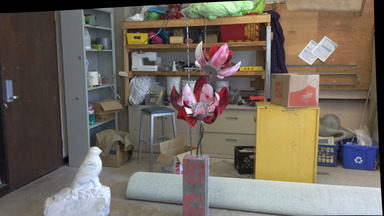
#> input picture Coding_assignments/Disparity Algorithm/data/artroom/im1.jpg, 384 x 216 px, found by its file name
$ python test.py
#> lines starting #> are read from the running program, lines starting #| are printed output that depends on the picture
import cv2 as cv
import numpy as np
import matplotlib.pyplot as plt

# Load stereo images in grayscale
img1=cv.imread(r"D:\Journey\CV\Coding_assignments\Disparity Algorithm\data\artroom\im1.jpg",cv.IMREAD_GRAYSCALE)
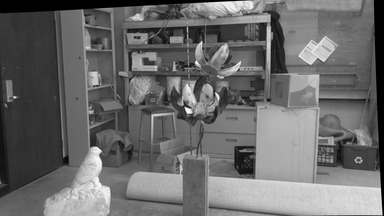
#> img1: shape (216, 384); min 0, max 255, mean 106.3
img2=cv.imread(r"D:\Journey\CV\Coding_assignments\Disparity Algorithm\data\artroom\im2.jpg",cv.IMREAD_GRAYSCALE)
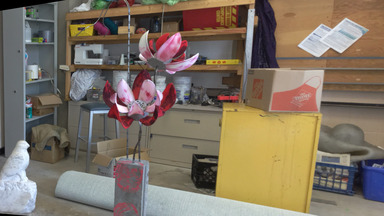
#> input picture Coding_assignments/Disparity Algorithm/data/artroom/im2.jpg, 384 x 216 px, found by its file name
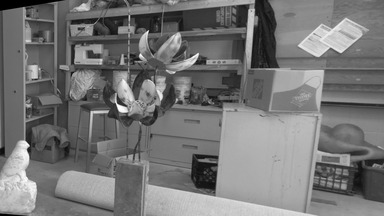
#> img2: shape (216, 384); min 0, max 255, mean 117.1

# Ensure images are the same size
if img1.shape != img2.shape:
    raise ValueError("Input images must have the same dimensions")

# Create StereoSGBM object with specific parameters
numDisparities = 16  # Must be a multiple of 16
blockSize = 5  # Odd number

sgbm = cv.StereoSGBM_create(
    minDisparity=0,
    numDisparities=numDisparities,
    blockSize=blockSize,
    P1=8 * 3 * blockSize**2,
    P2=32 * 3 * blockSize**2,
    disp12MaxDiff=1,
    uniquenessRatio=10,
    speckleWindowSize=100,
    speckleRange=32
)

# Compute the disparity map
disparity = sgbm.compute(img1, img2)
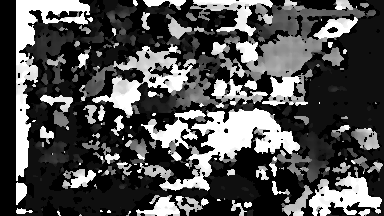
#> disparity: shape (216, 384) int16; min -16, max 240, mean 65.1; drawn with min black and max white

# Normalize the disparity map to the range [0, 255] for better visualization
disparity_normalized = cv.normalize(disparity, None, 0, 255, cv.NORM_MINMAX)
disparity_normalized = np.uint8(disparity_normalized)

# Save the normalized disparity map
cv.imwrite("disparity_sgbm.png", disparity_normalized)

# Display the disparity map with Matplotlib
plt.figure(figsize=(10, 8))
plt.imshow(disparity_normalized, cmap='jet')
plt.colorbar(label='Disparity Value')  # Add a colorbar to show the mapping
plt.title('Disparity Map with Jet Colormap (SGM)')
plt.show()
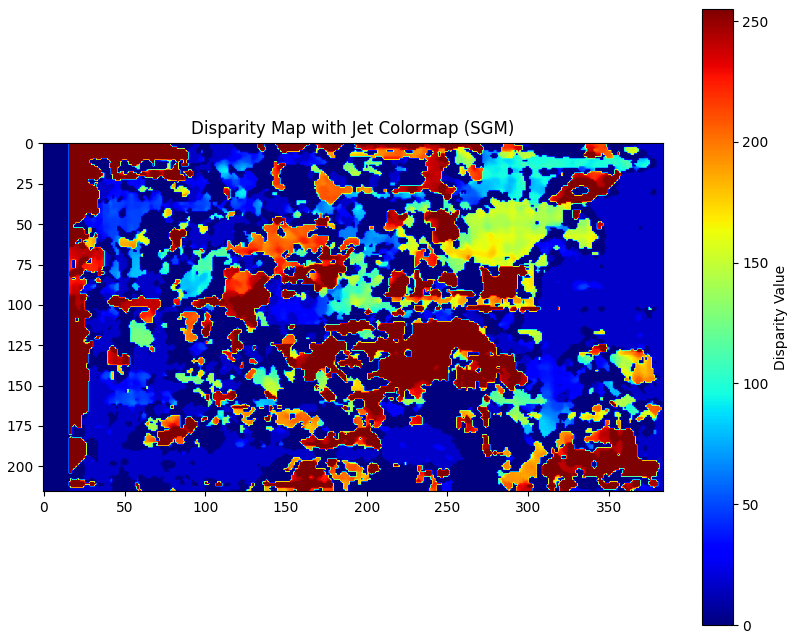
#> figure drawn by matplotlib, 2 panels
